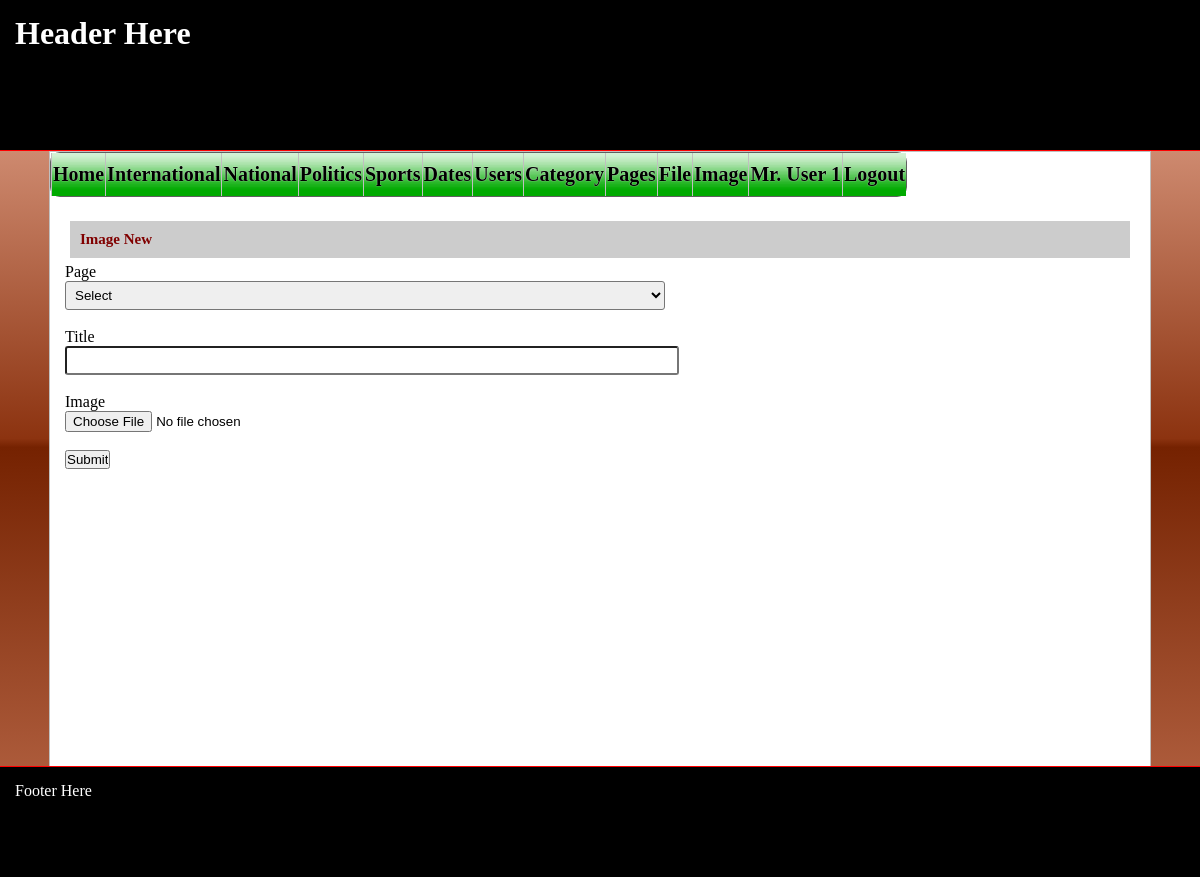
/?p=image_new (signed in), run on the app's committed database.
### tables this page shows
CREATE TABLE `category` (
  `id` int(11) NOT NULL,
  `name` varchar(200) NOT NULL,
  `description` varchar(2000) NOT NULL,
  `categoryid` int(11) NOT NULL
);

### pages/image_new.php (the view, shortened to what this page needs)
<?php
$title = "";
$epage = "";
$etitle = "";
$eimage = "";
?>
<form method="post" action="" enctype="multipart/form-data">
    <label>Page</label><br>
    <select name="page">
        <option value="0">Select</option>
    </select><?php print $epage; ?><br><br>
    <label>Title</label><br>
    <input type="text" name="title" value="<?php print $title; ?>"><?php print $etitle; ?><br><br>
    <label>Image</label><br>
    <input type="file" name="image"><?php print $eimage; ?><br><br>
    <input type="submit" name="submit" value="Submit">
</form>

### component/menu.php (shortened to what this page needs)
<ul id="css3menu2" class="topmenu">
         <li><a href="?p=home">Home</a></li>
         <?php
         $cn = mysqli_connect("localhost", "root", "", "bd_gym");
         $sql = "select id, name from category where categoryId = 0";
         $table = mysqli_query($cn, $sql);
         while($row = mysqli_fetch_assoc($table))
         {
             print '<li><a href="?c=article&ctg='.$row["id"].'">'.$row["name"].'</a>';
             findChild($row["id"]);
             print '</li>';
         }
            function findChild($pid)
            {
                global $cn;
                $sql = "select id, name from category where categoryId = ".$pid;
                $table = mysqli_query($cn, $sql);
                if(mysqli_num_rows($table) > 0)
                {
                while($row = mysqli_fetch_assoc($table))
                {
                     findChild($row["id"]);
                 }
                }
            }
    if(isset($_SESSION['type']))
    {
        print '<li><a href="?p=users">Users</a></li>
               <li><a href="?p=category">Category</a></li>
               <li><a href="?p=pages">Pages</a></li>
               <li><a href="?p=files">File</a></li>
               <li><a href="?p=image">Image</a></li>
               <li><a href="?p=myaccount">'.$_SESSION['name'].'</a></li>
               <li><a href="?c=logout">Logout</a></li>';
    }
    else{
           print '<li><a href="?c=register">Register</a></li>
                  <li><a href="?c=login">Login</a></li>';
    }
            ?>
         </ul>

### css/index.css (style rules this page uses)
* { padding: 0px; margin: 0px auto; }
body { background: #f0b7a1; background: -moz-linear-gradient(top, #f0b7a1 0%, #8c3310 50%, #752201 51%, #bf6e4e 100%); background: -webkit-linear-gradient(top, #f0b7a1 0%,#8c3310 50%,#752201 51%,#bf6e4e 100%); background: linear-gradient(to bottom, #f0b7a1 0%,#8c3310 50%,#752201 51%,#bf6e4e 100%); filter: progid:DXImageTransform.Microsoft.gradient( startColorstr='#f0b7a1', endColorstr='#bf6e4e',GradientType=0 ); }
ul { list-style: circle; }
ul li { line-height: 25px; font-size: 15px; }

### css/css3menu.css (style rules this page uses)
ul#css3menu2,ul#css3menu2 ul { margin:0;list-style:none;padding:0;background-color:#dedede;border-width:1px;border-style:solid;border-color:#5f5f5f;-moz-border-radius:10px;-webkit-border-radius:10px;border-radius:10px; }
ul#css3menu2 li { position:relative;display:block;white-space:nowrap;font-size:0;float:left; }
ul#css3menu2 { font-size:0;z-index:999;position:relative;display:inline-block;zoom:1;padding:0; *display:inline; }
ul#css3menu2>li { margin:0; }
ul#css3menu2 a { display:block;vertical-align:middle;text-align:center;text-decoration:none;font:bold 20px Georgia,serif;color:#000000;text-shadow:#FFF 0 0 1px;cursor:pointer;padding:10px 1px 10px 1px;background-color:#00aa00;background-image:url("mainbk.png");background-repeat:repeat;background-position:0 0;border-width:0 0 0 1px;border-style:solid;border-color:#C0C0C0; }

### css/control.css (style rules this page uses)
input[type="text"], input[type="password"], textarea, select { min-width: 600px; padding: 5px; border-radius: 3px; }

### data on the page
category: name "International"
category: name "National"
category: name "Politics"
category: name "Sports"
category: name "Dates"

### other printed values
$_SESSION['name'] "Mr. User 1"
str_replace("_", " ", $_GET['p']) "Image New"
